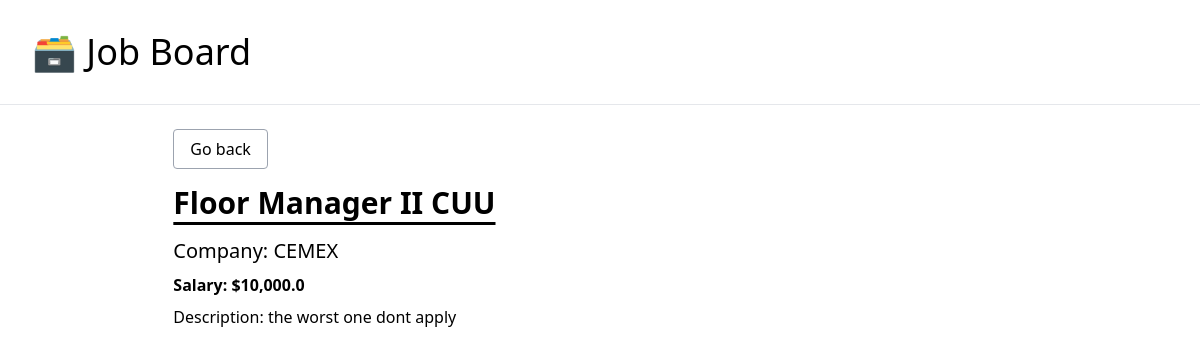
The page /job/5/ on the database its author committed.
### job_board/models.py (models this page shows, shortened)
class JobPosting(models.Model):
    title = models.CharField(max_length=100)
    description = models.TextField()
    company =  models.CharField(max_length=100)
    salary = models.FloatField()
    is_active = models.BooleanField(default=False)

### job_board/views.py (the view)
# urls.py: path('job/<int:pk>/', job_detail,name='job-detail'),
def job_detail(request,pk):
    job_posts = get_object_or_404(JobPosting,pk=pk, is_active=True)
    context = {
        'job':job_posts
    }
    return render(request,'job_board/detail.html',context)

### job_board/templates/job_board/detail.html
{% extends 'job_board/_base.html' %}
{% load humanize %}
{% block content %}
<div class="w-10/12 mx-auto">
    <p class="pb-6"><a href="{% url 'home' %}" class="border border-gray-400 rounded px-4 py-2 hover:bg-gray-200">Go back</a></p>
    <h1 class="text-3xl font-semibold pb-4 underline underline-offset-8">{{job.title}}</h1>
    <p class="pb-2 text-xl">Company: {{job.company}}</p>
    <p class="pb-2 font-semibold">Salary: ${{job.salary|intcomma}}</p>
    <p>Description: {{job.description}}</p>
</div>
{% endblock content %}

### rows shown on the page
JobPosting: title "Floor Manager II CUU", company "CEMEX", salary "10,000.0", description "the worst one dont apply"
